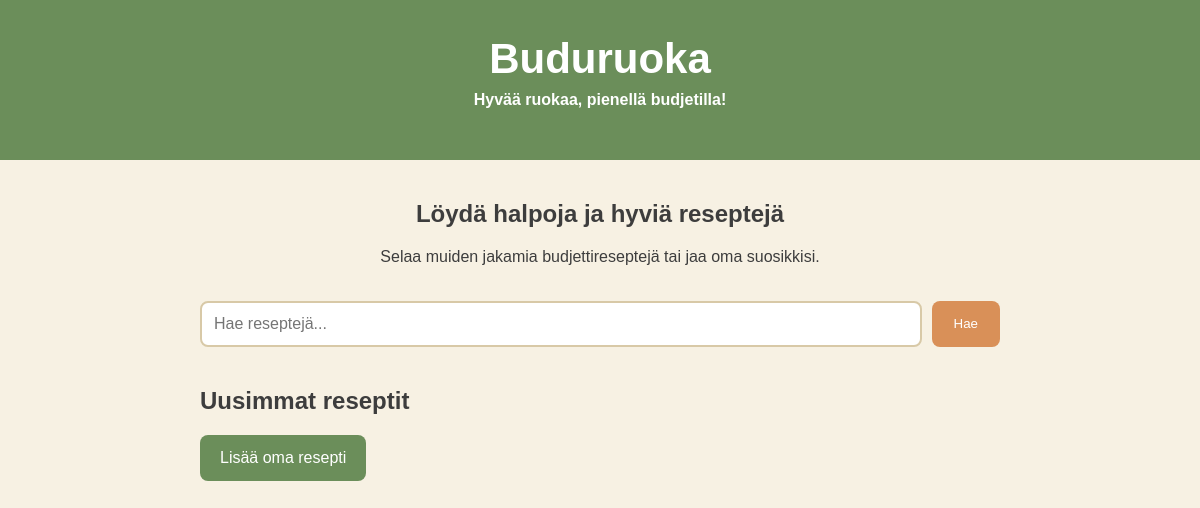
The app's page /, older data.
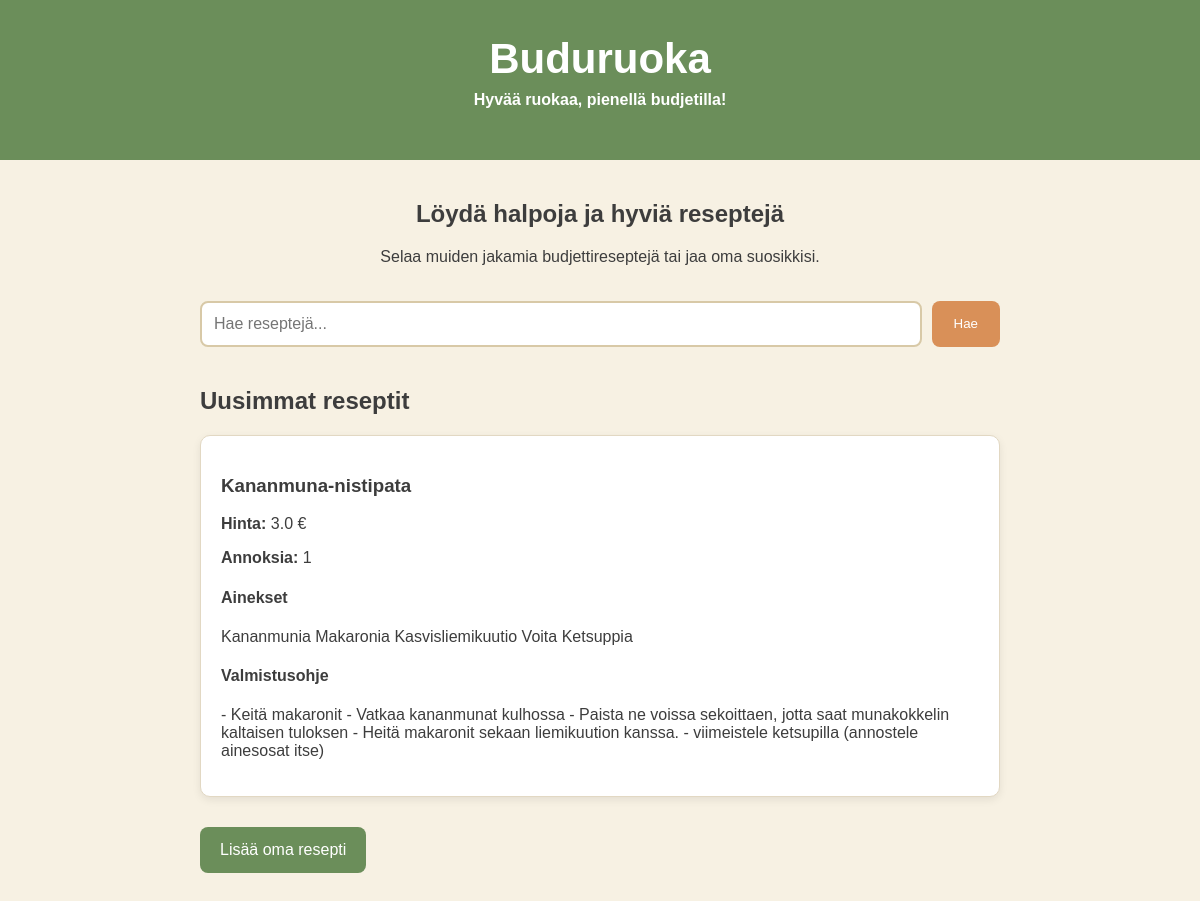
The same page, newer data.
### tables this page shows
CREATE TABLE recipes (
    id INTEGER PRIMARY KEY AUTOINCREMENT,
    title TEXT NOT NULL,
    ingredients TEXT NOT NULL,
    instructions TEXT NOT NULL,
    price REAL,
    servings INTEGER
);

### app.py (the view)
@app.route("/")
def index():
    connection = sqlite3.connect("database.db")
    connection.row_factory = sqlite3.Row
    recipes = connection.execute(
        "SELECT * FROM recipes ORDER BY id DESC"
    ).fetchall()
    connection.close()
    return render_template("index.html", recipes=recipes)

### Templates/index.html (shortened to what this page needs)
<!DOCTYPE html>
<html lang="fi">
<head>
    <link rel="stylesheet" href="{{ url_for('static', filename='style.css') }}">
</head>
<body>
    <header>
        <h1>Buduruoka</h1>
        <p><b>Hyvää ruokaa, pienellä budjetilla!</b></p>
    </header>
    <main>
        <section class="intro">
            <h2>Löydä halpoja ja hyviä reseptejä</h2>
            <p>
                Selaa muiden jakamia budjettireseptejä tai jaa oma suosikkisi.
            </p>
        </section>
        <section class="search">
            <input type="text" placeholder="Hae reseptejä...">
            <button>Hae</button>
        </section>
        <section>
            <h2>Uusimmat reseptit</h2>
            {% for recipe in recipes %}
    <div class="recipe-card">
        <h3>{{ recipe["title"] }}</h3>
        <p>
            <b>Hinta:</b> {{ recipe["price"] }} €
        </p>
        <p>
            <b>Annoksia:</b> {{ recipe["servings"] }}
        </p>
        <h4>Ainekset</h4>
        <p>{{ recipe["ingredients"] }}</p>
        <h4>Valmistusohje</h4>
        <p>{{ recipe["instructions"] }}</p>
    </div>
{% endfor %}
        </section>
        <button class="add-button">Lisää oma resepti</button>
    </main>
</body>
</html>

Row changes from the older to the newer data that the page shows:
added recipes: title "Kananmuna-nistipata", price "3.0", servings "1", ingredients "Kananmunia Makaronia Kasvisliemikuutio Voita Ketsuppia", instructions "- Keitä makaronit - Vatkaa kananmunat kulhossa - Paista ne voissa sekoittaen, jotta saat munakokkelin kaltaisen tuloksen - Heitä makaronit sekaan liemikuution kanssa. - viimeistele ketsupilla (annostele ainesosat itse)"
